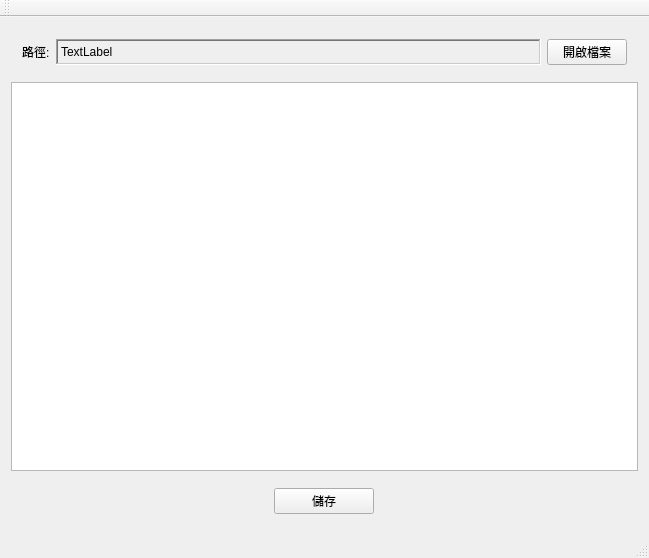
<?xml version="1.0" encoding="UTF-8"?>
<ui version="4.0">
 <class>QtAppClass</class>
 <widget class="QMainWindow" name="QtAppClass">
  <property name="geometry">
   <rect>
    <x>0</x>
    <y>0</y>
    <width>649</width>
    <height>558</height>
   </rect>
  </property>
  <property name="windowTitle">
   <string>QtApp</string>
  </property>
  <widget class="QWidget" name="centralWidget">
   <layout class="QVBoxLayout" name="verticalLayout">
    <item>
     <widget class="QWidget" name="widget" native="true">
      <layout class="QHBoxLayout" name="horizontalLayout">
       <item>
        <widget class="QLabel" name="label_2">
         <property name="text">
          <string>路徑:</string>
         </property>
        </widget>
       </item>
       <item>
        <widget class="QLabel" name="lblPath">
         <property name="sizePolicy">
          <sizepolicy hsizetype="Expanding" vsizetype="Preferred">
           <horstretch>0</horstretch>
           <verstretch>0</verstretch>
          </sizepolicy>
         </property>
         <property name="frameShape">
          <enum>QFrame::WinPanel</enum>
         </property>
         <property name="frameShadow">
          <enum>QFrame::Sunken</enum>
         </property>
         <property name="text">
          <string>TextLabel</string>
         </property>
        </widget>
       </item>
       <item>
        <widget class="QPushButton" name="btnOpenFile">
         <property name="text">
          <string>開啟檔案</string>
         </property>
        </widget>
       </item>
      </layout>
     </widget>
    </item>
    <item>
     <widget class="QPlainTextEdit" name="plainTextEdit">
      <property name="inputMethodHints">
       <set>Qt::ImhMultiLine</set>
      </property>
     </widget>
    </item>
    <item>
     <widget class="QWidget" name="widget_2" native="true">
      <layout class="QHBoxLayout" name="horizontalLayout_2">
       <item>
        <widget class="QPushButton" name="btnSave">
         <property name="maximumSize">
          <size>
           <width>100</width>
           <height>16777215</height>
          </size>
         </property>
         <property name="text">
          <string>儲存</string>
         </property>
        </widget>
       </item>
      </layout>
     </widget>
    </item>
   </layout>
  </widget>
  <widget class="QMenuBar" name="menuBar">
   <property name="geometry">
    <rect>
     <x>0</x>
     <y>0</y>
     <width>649</width>
     <height>21</height>
    </rect>
   </property>
  </widget>
  <widget class="QToolBar" name="mainToolBar">
   <attribute name="toolBarArea">
    <enum>TopToolBarArea</enum>
   </attribute>
   <attribute name="toolBarBreak">
    <bool>false</bool>
   </attribute>
  </widget>
  <widget class="QStatusBar" name="statusBar"/>
 </widget>
 <layoutdefault spacing="6" margin="11"/>
 <resources/>
 <connections/>
</ui>
